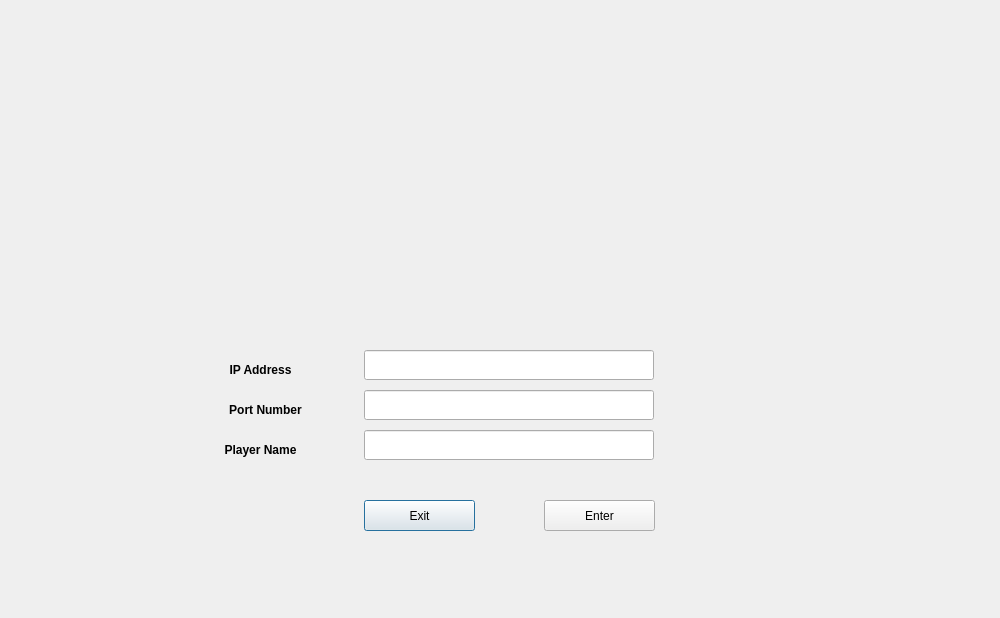
<?xml version="1.0" encoding="UTF-8"?>
<ui version="4.0">
 <class>SplashScreen</class>
 <widget class="QDialog" name="SplashScreen">
  <property name="geometry">
   <rect>
    <x>0</x>
    <y>0</y>
    <width>1000</width>
    <height>618</height>
   </rect>
  </property>
  <property name="windowTitle">
   <string>Dialog</string>
  </property>
  <widget class="QLineEdit" name="address">
   <property name="geometry">
    <rect>
     <x>364</x>
     <y>350</y>
     <width>290</width>
     <height>30</height>
    </rect>
   </property>
  </widget>
  <widget class="QLineEdit" name="port">
   <property name="geometry">
    <rect>
     <x>364</x>
     <y>390</y>
     <width>290</width>
     <height>30</height>
    </rect>
   </property>
  </widget>
  <widget class="QLineEdit" name="name">
   <property name="geometry">
    <rect>
     <x>364</x>
     <y>430</y>
     <width>290</width>
     <height>30</height>
    </rect>
   </property>
  </widget>
  <widget class="QPushButton" name="exit">
   <property name="geometry">
    <rect>
     <x>364</x>
     <y>500</y>
     <width>111</width>
     <height>31</height>
    </rect>
   </property>
   <property name="text">
    <string>Exit</string>
   </property>
  </widget>
  <widget class="QPushButton" name="enter">
   <property name="geometry">
    <rect>
     <x>544</x>
     <y>500</y>
     <width>111</width>
     <height>31</height>
    </rect>
   </property>
   <property name="text">
    <string>Enter</string>
   </property>
  </widget>
  <widget class="QLabel" name="label">
   <property name="geometry">
    <rect>
     <x>220</x>
     <y>360</y>
     <width>81</width>
     <height>20</height>
    </rect>
   </property>
   <property name="text">
    <string>&lt;html&gt;&lt;head/&gt;&lt;body&gt;&lt;p align=&quot;center&quot;&gt;&lt;span style=&quot; font-weight:600;&quot;&gt;IP Address&lt;/span&gt;&lt;/p&gt;&lt;/body&gt;&lt;/html&gt;</string>
   </property>
  </widget>
  <widget class="QLabel" name="label_2">
   <property name="geometry">
    <rect>
     <x>220</x>
     <y>400</y>
     <width>91</width>
     <height>20</height>
    </rect>
   </property>
   <property name="text">
    <string>&lt;html&gt;&lt;head/&gt;&lt;body&gt;&lt;p align=&quot;center&quot;&gt;&lt;span style=&quot; font-weight:600;&quot;&gt;Port Number&lt;/span&gt;&lt;/p&gt;&lt;/body&gt;&lt;/html&gt;</string>
   </property>
  </widget>
  <widget class="QLabel" name="label_3">
   <property name="geometry">
    <rect>
     <x>220</x>
     <y>440</y>
     <width>81</width>
     <height>20</height>
    </rect>
   </property>
   <property name="text">
    <string>&lt;html&gt;&lt;head/&gt;&lt;body&gt;&lt;p align=&quot;center&quot;&gt;&lt;span style=&quot; font-weight:600;&quot;&gt;Player Name&lt;/span&gt;&lt;/p&gt;&lt;/body&gt;&lt;/html&gt;</string>
   </property>
  </widget>
  <widget class="QLabel" name="backGround">
   <property name="geometry">
    <rect>
     <x>0</x>
     <y>0</y>
     <width>1000</width>
     <height>618</height>
    </rect>
   </property>
   <property name="text">
    <string/>
   </property>
  </widget>
  <zorder>backGround</zorder>
  <zorder>address</zorder>
  <zorder>port</zorder>
  <zorder>name</zorder>
  <zorder>exit</zorder>
  <zorder>enter</zorder>
  <zorder>label</zorder>
  <zorder>label_2</zorder>
  <zorder>label_3</zorder>
 </widget>
 <resources/>
 <connections/>
</ui>
